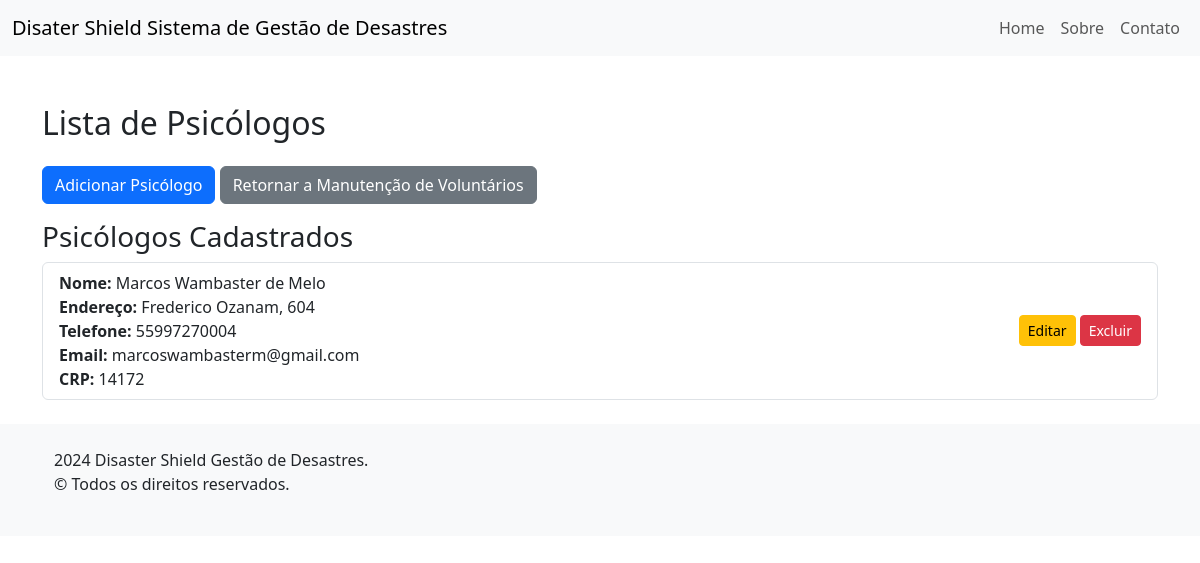
/voluntarios/psicologos/, run on an earlier commit of the app's database.
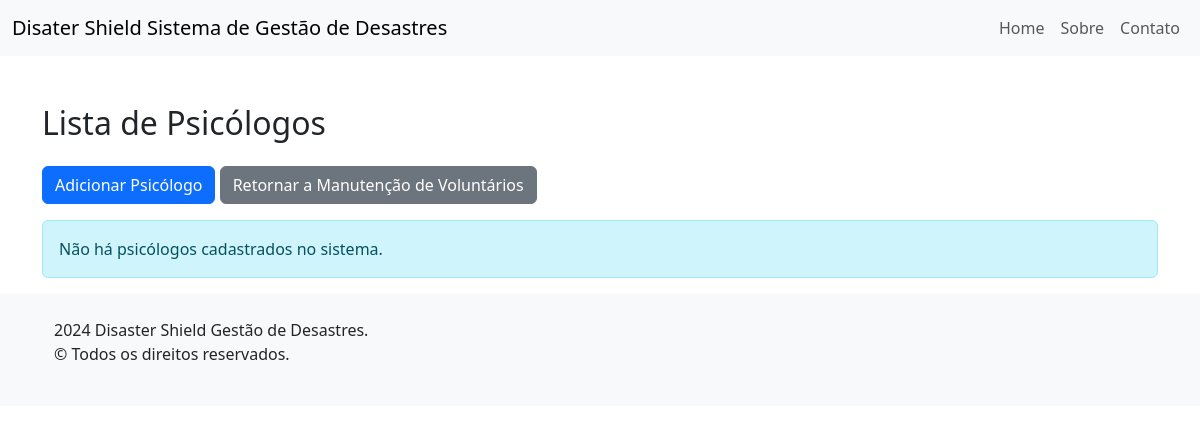
And on a later commit of the database.
### voluntarios/models.py (models this page shows, shortened)
class Voluntario(models.Model):
    nome = models.CharField(max_length=100)
    endereco = models.CharField(max_length=200)
    telefone = models.CharField(max_length=15)
    email = models.EmailField()
    class Meta:
        abstract = True

class Psicologo(Voluntario):
    crp = models.CharField(max_length=20)

### voluntarios/views.py (the view)
# urls.py: path('psicologos/', views.ListaPsicologosView.as_view(), name='listar_psicologos'),
class ListaPsicologosView(ListView):
    model = Psicologo
    template_name = 'lista_psicologos.html'
    context_object_name = 'psicologos'

### voluntarios/templates/lista_psicologos.html (shortened to what this page needs)
{% extends "base.html" %}
{% block content %}
<div class="container mt-5">
    <h2 class="my-4">Lista de Psicólogos</h2>
    <a href="{% url 'adicionar_psicologo' %}" class="btn btn-primary mb-3">Adicionar Psicólogo</a>
    <a href="{% url 'lista_voluntarios' %}" class="btn btn-secondary mb-3">Retornar a Manutenção de Voluntários</a>
    {% if psicologos %}
        <h3>Psicólogos Cadastrados</h3>
        <ul class="list-group mb-4">
            {% for psicologo in psicologos %}
                <li class="list-group-item d-flex justify-content-between align-items-center">
                    <div>
                        <strong>Nome:</strong> {{ psicologo.nome }}<br>
                        <strong>Endereço:</strong> {{ psicologo.endereco }}<br>
                        <strong>Telefone:</strong> {{ psicologo.telefone }}<br>
                        <strong>Email:</strong> {{ psicologo.email }}<br>
                        <strong>CRP:</strong> {{ psicologo.crp }}
                    </div>
                    <div>
                        <a href="{% url 'editar_psicologo' psicologo.pk %}" class="btn btn-warning btn-sm">Editar</a>
                        <a href="{% url 'excluir_psicologo' psicologo.pk %}" class="btn btn-danger btn-sm">Excluir</a>
                    </div>
                </li>
            {% endfor %}
        </ul>
    {% else %}
        <div class="alert alert-info" role="alert">
            Não há psicólogos cadastrados no sistema.
        </div>
    {% endif %}
</div>
{% endblock %}

What changed in the data, as far as the page shows it:
removed Psicologo: nome "Marcos Wambaster de Melo", endereco "Frederico Ozanam, 604", telefone "55997270004", email "marcoswambasterm@gmail.com", crp "14172"
Also different on the page:
text no longer shown: "Psicólogos Cadastrados"
text now shown: "Não há psicólogos cadastrados no sistema."
